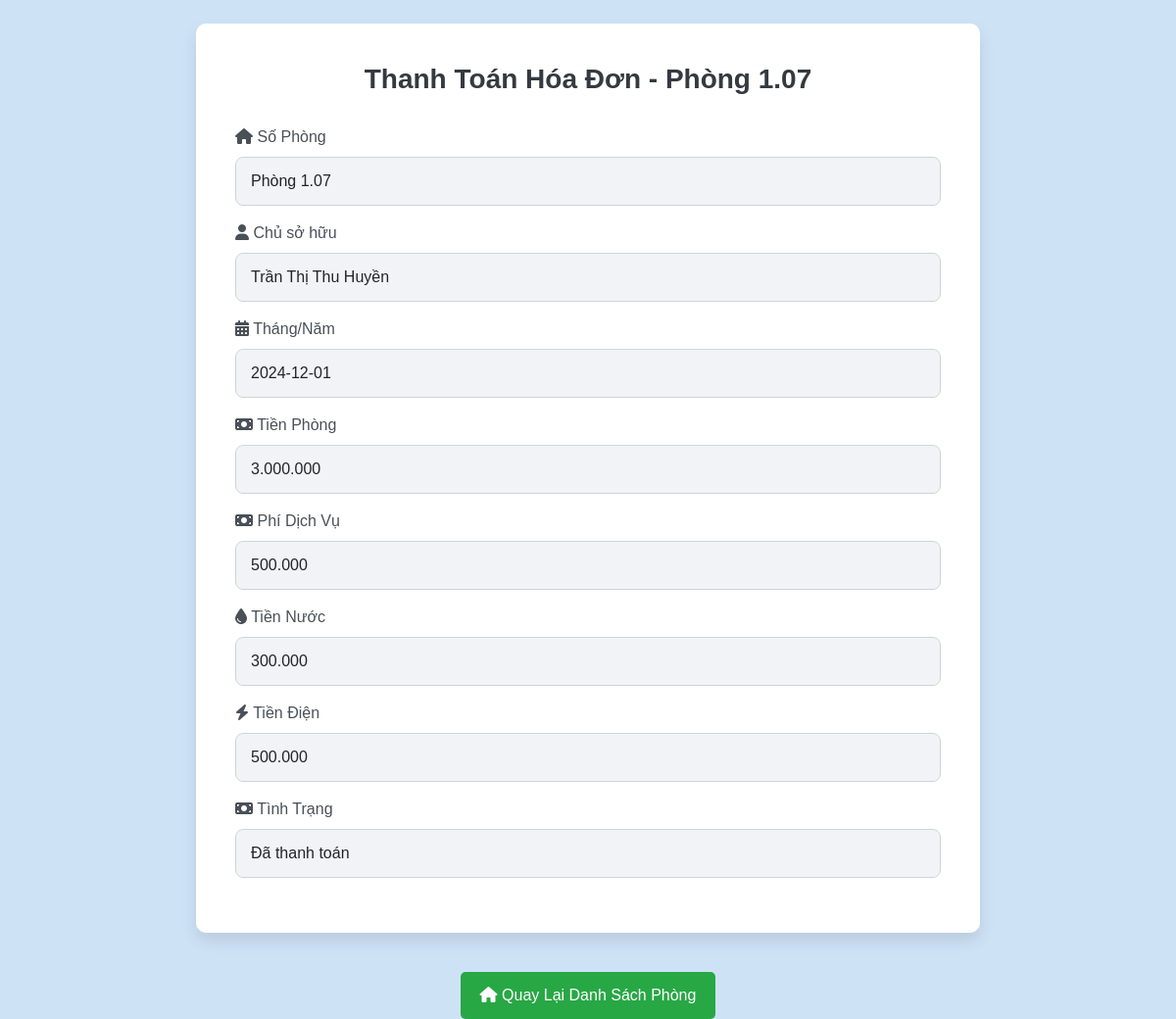
Screenshot of /quanlyhoadon/xemhoadon.php?id=1 with the database file from the repository.
### tables this page shows
CREATE TABLE `hoadon` (
  `id` int(11) NOT NULL,
  `so_phong` varchar(10) NOT NULL,
  `thang_nam` date NOT NULL,
  `so_nguoi_o` int(11) NOT NULL,
  `dia_chi` varchar(255) NOT NULL,
  `chu_so_huu` varchar(255) NOT NULL,
  `tien_phong` decimal(10,2) NOT NULL,
  `phi_dich_vu` decimal(10,2) NOT NULL,
  `tien_nuoc` decimal(10,2) NOT NULL,
  `tien_dien` decimal(10,2) NOT NULL,
  `tinh_trang` enum('Chưa thanh toán','Đã thanh toán') NOT NULL,
  `facility_id` int(11) DEFAULT NULL
);

### quanlyhoadon/xemhoadon.php (the view, shortened to what this page needs)
<?php
$servername = "localhost";
$username = "root";
$password = "";
$dbname = "baiTapLon";
$conn = new mysqli($servername, $username, $password, $dbname);
$id = isset($_GET['id']) ? $_GET['id'] : 0;
$sql = "SELECT * FROM hoadon WHERE id = $id";
$result = $conn->query($sql);
if ($result->num_rows > 0) {
    $row = $result->fetch_assoc();
} else {
    die("Không tìm thấy hóa đơn.");
}
?>
<!DOCTYPE html>
<html lang="vi">
<head>
    <link href="https://cdn.jsdelivr.net/npm/bootstrap@5.3.0/dist/css/bootstrap.min.css" rel="stylesheet">
    <link href="xemhoadon.css" rel="stylesheet">
    <link href="https://cdnjs.cloudflare.com/ajax/libs/font-awesome/6.5.1/css/all.min.css" rel="stylesheet">
</head>
<body>
    <div class="container mt-4">
        <h1 class="text-center">Thanh Toán Hóa Đơn - <?php echo $row['so_phong']; ?></h1>
        <form action="xu_ly_thanh_toan.php" method="POST">
            <div class="mb-3">
                <label for="so_phong" class="form-label"><i class="fa-solid fa-house"></i> Số Phòng</label>
                <input type="text" class="form-control" id="so_phong" name="so_phong" value="<?php echo $row['so_phong']; ?>" readonly>
            </div>
            <div class="mb-3">
                <label for="chu_so_huu" class="form-label"><i class="fa-solid fa-user"></i> Chủ sở hữu</label>
                <input type="text" class="form-control" id="chu_so_huu" name="chu_so_huu" value="<?php echo $row['chu_so_huu']; ?>" readonly>
            </div>
            <div class="mb-3">
                <label for="thang_nam" class="form-label"><i class="fa-solid fa-calendar-days"></i> Tháng/Năm</label>
                <input type="text" class="form-control" id="thang_nam" name="thang_nam" value="<?php echo $row['thang_nam']; ?>" readonly>
            </div>
            <div class="mb-3">
                <label for="tien_phong" class="form-label"><i class="fa-solid fa-money-bill"></i> Tiền Phòng</label>
                <input type="text" class="form-control" id="tien_phong" name="tien_phong" value="<?php echo number_format($row['tien_phong'], 0, ',', '.'); ?>" readonly>
            </div>
            <div class="mb-3">
                <label for="phi_dich_vu" class="form-label"><i class="fa-solid fa-money-bill"></i> Phí Dịch Vụ</label>
                <input type="text" class="form-control" id="phi_dich_vu" name="phi_dich_vu" value="<?php echo number_format($row['phi_dich_vu'], 0, ',', '.'); ?>" readonly>
            </div>
            <div class="mb-3">
                <label for="tien_nuoc" class="form-label"><i class="fa-solid fa-droplet"></i> Tiền Nước</label>
                <input type="text" class="form-control" id="tien_nuoc" name="tien_nuoc" value="<?php echo number_format($row['tien_nuoc'], 0, ',', '.'); ?>" readonly>
            </div>
            <div class="mb-3">
                <label for="tien_dien" class="form-label"><i class="fa-solid fa-bolt"></i> Tiền Điện</label>
                <input type="text" class="form-control" id="tien_dien" name="tien_dien" value="<?php echo number_format($row['tien_dien'], 0, ',', '.'); ?>" readonly>
            </div>
            <div class="mb-3">
                <label for="tinh_trang" class="form-label"><i class="fa-solid fa-money-bill"></i> Tình Trạng</label>
                <input type="text" class="form-control" id="tinh_trang" name="tinh_trang" value="<?php echo $row['tinh_trang']; ?>" readonly>
            </div>
        </form>
    </div>
<div class="text-center mt-3">
            <a href="danhsachphong.php" class=" btn-secondary"><i class="fa-solid fa-house"></i> Quay Lại Danh Sách Phòng</a>
        </div>
</body>
</html>

### quanlyhoadon/xemhoadon.css (style rules this page uses)
body { font-family: 'Arial', sans-serif; background-color: #cee2f6; color: #333; margin: 0; padding: 0; }
.container { background-color: #fff; padding: 40px; border-radius: 10px; box-shadow: 0 8px 16px rgba(0, 0, 0, 0.1); max-width: 800px; margin: 40px auto; }
h1 { font-size: 28px; color: #343a40; font-weight: 600; margin-bottom: 30px; text-align: center; }
.form-label { font-size: 16px; font-weight: 500; color: #495057; }
input.form-control { background-color: #f8f9fa; border: 1px solid #ced4da; border-radius: 8px; padding: 12px 15px; font-size: 16px; transition: all 0.3s ease; }
input[readonly] { background-color: #f1f3f6; cursor: not-allowed; }
.btn-secondary { background-color: #28a745; border-color: #28a745; padding: 12px 20px; border-radius: 5px; font-size: 16px; color: #fff; text-decoration: none; display: inline-block; transition: all 0.3s ease; }

### rows the page displays
hoadon: so_phong "Phòng 1.07", chu_so_huu "Trần Thị Thu Huyền", thang_nam "2024-12-01", tien_phong "3.000.000", phi_dich_vu "500.000", tien_nuoc "300.000", tien_dien "500.000", tinh_trang "Đã thanh toán"
